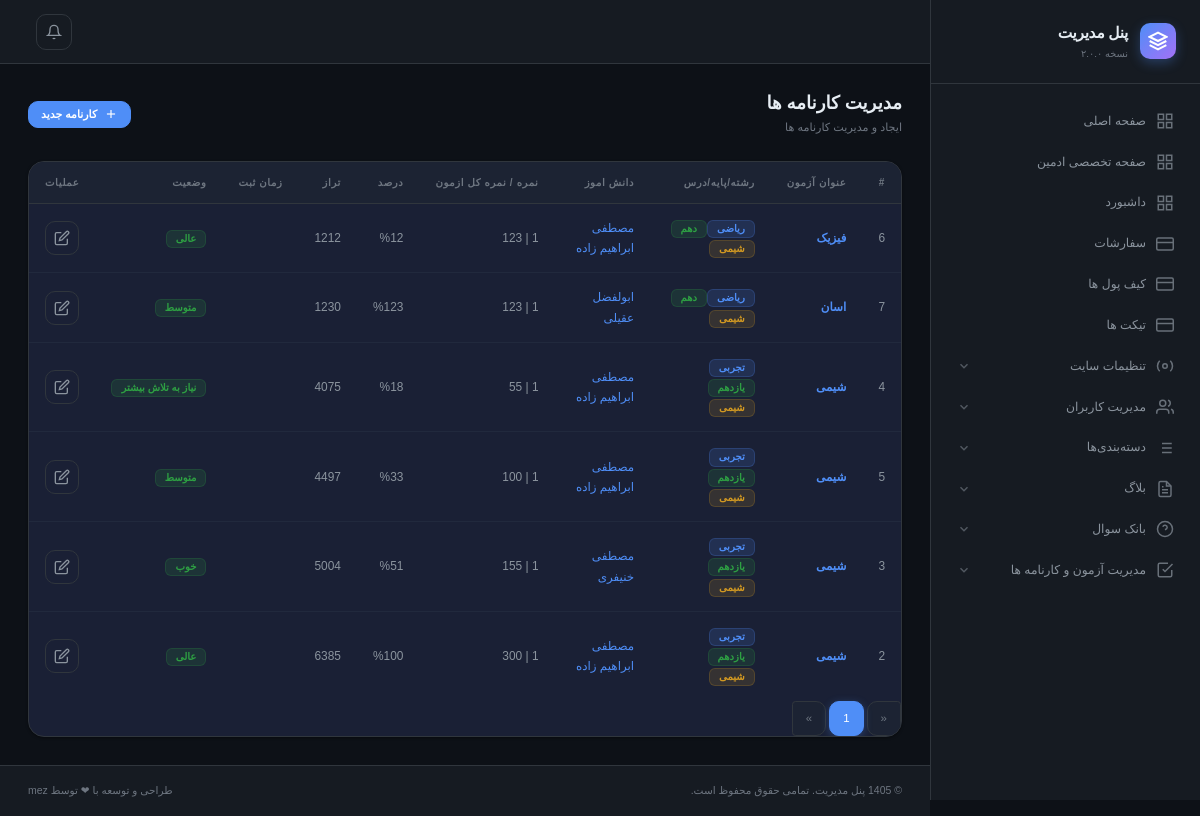
Screenshot of /admin-panel/reports/ (signed in) with the database file from the repository.
### report/models.py (models this page shows, shortened)
class Report(models.Model):
    class ReportStatus(models.TextChoices):
        not_corrected = 'تصحیح نشده', 'تصحیح نشده'
        weak = 'نیاز به تلاش بیشتر', 'نیاز به تلاش بیشتر'
        average = 'متوسط', 'متوسط'
        good = 'خوب', 'خوب'
        excellent = 'عالی', 'عالی'
    user = models.ForeignKey(User, on_delete=models.PROTECT, verbose_name='کاربر', related_name='reports',  db_index=True)
    quiz = models.ForeignKey(Quiz, on_delete=models.PROTECT, verbose_name='ازمون', related_name='reports',  db_index=True)
    grade =  models.ForeignKey(GradeCategories,null=True, blank=True, related_name='reports', on_delete=models.PROTECT, verbose_name='پایه',  db_index=True)
    major =  models.ForeignKey(MajorCategories,null=True, blank=True, related_name='reports', on_delete=models.PROTECT, verbose_name='رشته تحصیلی',  db_index=True)
    lession =  models.ForeignKey(LessionCategories,null=True, blank=True, related_name='reports', on_delete=models.PROTECT, verbose_name='درس',  db_index=True)
    score = models.PositiveIntegerField(verbose_name='نمره')
    percent = models.PositiveIntegerField(verbose_name='درصد')
    teraze = models.PositiveIntegerField(verbose_name='تراز', default=0)
    order = models.PositiveIntegerField(verbose_name='رتبه', default=0)
    status = models.CharField(max_length=100, choices=ReportStatus.choices, verbose_name='وضعیت عملکردی', default=ReportStatus.not_corrected)
    created_at = models.DateTimeField(auto_now_add=True) # time to answer
    class Meta:
        ordering = ['-order']
        verbose_name = 'کارنامه '
        verbose_name_plural = 'کارنامه ها'
        unique_together = ('quiz', 'user')

### quiz/models.py (models this page shows, shortened)
class Quiz(models.Model):
    class QuizStatus(models.TextChoices):
        ALL_STATUS = 'همه وضعیت ها ', 'همه وضعیت ها '
        WAITING_START = 'در انتظار شروع', 'در انتظار شروع'
        STARTED = 'شروع شده', 'شروع شده'
        WAITING_END = 'در انتظار پایان', 'در انتظار پایان'
        FINISHED = 'پایان یافته', 'پایان یافته'
        WAITING_CORRECTION = 'در انتظار تصحیح', 'در انتظار تصحیح'
        CORRECTED = 'تصحیح شده', 'تصحیح شده'
        RESULTS_PUBLISHED = 'اعلام نتایج', 'اعلام نتایج'
        DEACTIVATED = 'غیرفعال', 'غیرفعال'
        CANCELED = 'کنسل شده', 'کنسل شده'
    name = models.CharField(verbose_name='عنوان', max_length=255 )
    section = models.CharField(verbose_name='مبحث', max_length=255 )
    province =  models.CharField(max_length=255, verbose_name=' نام استان محل برگذاری')
    city =  models.CharField(max_length=255, verbose_name='نام شهر محل برگذاری')
    type_of_quiz =  models.CharField(max_length=255, verbose_name='محل و نحوه برگذاری')
    price = models.PositiveBigIntegerField(default=0, verbose_name='هزینه')
    corrected_price = models.PositiveBigIntegerField(default=0, verbose_name='هزینه تصحیح به ازای هر پاسخ نامه')
    time_minutes = models.PositiveIntegerField(default=0, verbose_name='(دقیقه) تایمر')
    create_at = models.DateTimeField(auto_now_add=True, verbose_name='زمان ساخت')
    start_at = models.DateTimeField(verbose_name='زمان برگذاری')
    stop_at = models.DateTimeField(verbose_name='زمان پایان')
    last_enter = models.DateTimeField(verbose_name='اخرین زمان ورود')
    corrected_at = models.DateTimeField(verbose_name='زمان تصحیح', null=True, blank=True)
    max_score = models.PositiveSmallIntegerField(verbose_name='حداکثر نمره', default=100)
    score = models.PositiveSmallIntegerField(verbose_name='ضریب', default=1)
    capacity = models.PositiveSmallIntegerField(verbose_name='ظرفیت', default=1)
    filled_capacity = models.PositiveSmallIntegerField(verbose_name=' ظرفیت پر شده', default=0)
    is_online = models.BooleanField(default=True, verbose_name='انلاین')
    allow_return_to_questions = models.BooleanField(default=True, verbose_name='برگشتن به عقب')
    allow_to_edit_anwerd_by_sanatorium = models.BooleanField(default=True, verbose_name='اجازه به ویرایش پاسخ بعد از تصحصح توسط مصحح')
    change_the_order = models.BooleanField(default=True, verbose_name=' عوض کردن ترتیب سوالات')
    allow_to_edit_the_answered_questions = models.BooleanField(default=True, verbose_name='امکان ویرایش سوالات پاسخ داده شده')
    have_negetive_score = models.BooleanField(default=True, verbose_name='دارای نمره منفی')
    start_set_report = models.BooleanField(default=False, verbose_name='شروع به تصحیح')
    is_active = models.BooleanField(default=True, verbose_name='فعال')
    status = models.CharField(verbose_name='وضعیت', choices=QuizStatus, default=QuizStatus.WAITING_START, max_length=55, null=True, blank=True)
    student = models.ManyToManyField(User, null=True, blank=True, related_name='quiz_student', verbose_name='دانش اموز', db_index=True)
    sanatorium = models.ManyToManyField(User, related_name='quiz_sanatorium', verbose_name='مصحح', db_index=True)
    grade =  models.ForeignKey(GradeCategories, related_name='quiz', on_delete=models.PROTECT, verbose_name='پایه', db_index=True)
    major =  models.ForeignKey(MajorCategories, related_name='quiz', on_delete=models.PROTECT, verbose_name='رشته تحصیلی', db_index=True)
    lession =  models.ForeignKey(LessionCategories, related_name='quiz', on_delete=models.PROTECT, verbose_name='درس', db_index=True)
    description = CKEditor5Field()
    class Meta:
        ordering = ['-pk']
        verbose_name = 'ازمون'
        verbose_name_plural = 'ازمون ها'

class LessionCategories(models.Model):
    order = models.PositiveIntegerField(default=1, verbose_name='ترتیب')
    name = models.CharField( max_length=255, verbose_name='نام درس ')
    is_active = models.BooleanField(default=True, verbose_name='فعال')
    class Meta:
        ordering = ['-order']
        verbose_name = 'درس '
        verbose_name_plural = 'دروس'

### user/models.py (models this page shows, shortened)
class MajorCategories(models.Model):
    order = models.PositiveIntegerField(default=1, verbose_name='ترتیب')
    name = models.CharField( max_length=255, verbose_name='نام رشته')
    is_active = models.BooleanField(default=True, verbose_name='فعال')
    class Meta:
        ordering = ['-order']
        verbose_name = 'رشته '
        verbose_name_plural = 'رشته ها'

class GradeCategories(models.Model):
    order = models.PositiveIntegerField(default=1, verbose_name='ترتیب')
    name = models.CharField( max_length=255, verbose_name='نام پایه')
    is_active = models.BooleanField(default=True, verbose_name='فعال')
    class Meta:
        ordering = ['-order']
        verbose_name = 'پایه'
        verbose_name_plural = 'پایه ها'

class User(AbstractUser):
    class GenderOfUser(models.TextChoices):
        MALE = "M", 'مذکر'
        FELMALE = "F", "مونث"
    class TypeOfUser(models.TextChoices):
        REGULAR = "R", 'دانش اموز'
        SANATORUM = "S", "مصحح"
        ADMIN = "A", "ادمین"
    father_name =  models.CharField(max_length=255, verbose_name='نام پدر', null=True)
    gender = models.CharField(max_length=255, choices=GenderOfUser, verbose_name="جنسیت")
    PhoneNumber = PhoneNumberField(unique=True, verbose_name="شماره",  db_index=True)
    national_id = models.CharField(max_length=255, verbose_name='کد ملی', null=True)
    province =  models.CharField(max_length=255, verbose_name='نام استان', null=True)
    city =  models.CharField(max_length=255, verbose_name='نام شهر', null=True)
    school =  models.CharField(max_length=255, verbose_name='نام مدرسه', null=True)
    grade =  models.ForeignKey(GradeCategories, related_name='users', null=True, on_delete=models.PROTECT, verbose_name='پایه',  db_index=True)
    major =  models.ForeignKey(MajorCategories, related_name='users', null=True, on_delete=models.PROTECT, verbose_name='رشته تحصیلی',  db_index=True)
    birth = models.DateTimeField(verbose_name='تاریخ تولد', null=True)
    private_code =  models.CharField(max_length=1000, verbose_name='کد مخفی کاربر', null=True, blank=True)
    otp = models.CharField(max_length=6, blank=True, null=True, verbose_name="کد otp")
    login_temp = models.PositiveSmallIntegerField(default=0, verbose_name="دفعات ورود")
    otp_expiry_date = models.DateTimeField(null=True, blank=True, verbose_name="تاریخ انقضای ")
    type_of_user = models.CharField(max_length=255, choices=TypeOfUser, verbose_name='نوع کاربر', default=TypeOfUser.REGULAR)
    is_verified = models.BooleanField(default=True, verbose_name='تایید شماره همراه')
    USERNAME_FIELD = "PhoneNumber"
    username = None
    objects = UserManager()
    class Meta:
        verbose_name = 'کاربر'
        verbose_name_plural = 'کاربران'

### admin_panel/views/reports.py (the view)
# urls.py: path('reports/', views.reports.ReportListView.as_view(), name='report-list'),
class ReportListView(AdminPermissionRequire, ListView):
    context_object_name = 'items'
    template_name = 'admin-panel/reports/list.html'
    paginate_by = 100
    def get_queryset(self):
        query = Report.objects
        if quiz_id:= self.kwargs.get('quiz_id'):
            query = query.filter(quiz__id=quiz_id)
        return query.prefetch_related('user', 'quiz', 'grade', 'major', 'lession').all()

### admin_panel/mixins.py (called while the page is built)
    def dispatch(self, request, *args, **kwargs):
        response = super().dispatch(request, *args, **kwargs)
        if request.user.is_superuser :
            return response
        else:
            raise Http404()

### template/admin-panel/reports/list.html
{% extends "admin-panel/base/base.html" %}
{% load jalali_tags %}
{% load tdc %}
{% block main %}
  <main class="page-content">
    <div class="page-header">
      <div class="page-header-info">
        <h1>مدیریت کارنامه ها</h1>
        <p>ایجاد و مدیریت کارنامه ها </p>
      </div>
      <div class="page-header-actions">
        <a href="{% url 'admin-panel:report-create' %}" class="btn btn-primary btn-sm">
          <svg viewBox="0 0 24 24" fill="none" stroke="currentColor" stroke-width="2"><line x1="12" y1="5" x2="12" y2="19"/><line x1="5" y1="12" x2="19" y2="12"/></svg>
          کارنامه جدید
        </a>
      </div>
    </div>
    <div class="card">
      <div class="table-responsive">
        <table class="table" id="mainTable">
          <thead>
            <tr>
              <th>#</th>
              <th>عنوان آزمون</th>
              <th>رشته/پایه/درس</th>
              <th>دانش اموز</th>
              <th>نمره / نمره کل ازمون</th>
              <th>درصد</th>
              <th>تراز</th>
              <th>زمان ثبت</th>
              <th>وضعیت</th>
              <th>عملیات</th>
            </tr>
          </thead>
          <tbody>
            {% for item in items %}
            <tr>
              <td>{{item.pk}}</td>
              <td><div class="fw-semibold" style="color:var(--text-primary)"><a href="{% url 'admin-panel:quiz-update' item.quiz.id %}">{{item.quiz.name}}</a></div></td>
              <td><span class="badge badge-primary" >{{item.major.name}}</span><span class="badge badge-success" >{{item.grade.name}}</span><span class="badge badge-warning" >{{item.lession.name}}</span></td>
              <td><a href="{% url 'admin-panel:user-update' item.user.id %}">{{item.user.get_full_name|default:item.user}}</a></td>
              <td>{{item.quiz.score}} | {{item.score}}</td>
              <td>%{{item.percent}}</td>
              <td><div >{{item.teraze}}</div></td>
              <td>{{item.create_at|to_jalali}}</td>
              <td><span class="badge badge-success">{{ item.status }}</span></td>
              <td>
                <div class="d-flex gap-1">
                  <a href="{% url 'admin-panel:report-update' item.id %}" class="btn btn-icon btn-outline-secondary" title="ویرایش">
                    <svg viewBox="0 0 24 24" fill="none" stroke="currentColor" stroke-width="2"><path d="M11 4H4a2 2 0 0 0-2 2v14a2 2 0 0 0 2 2h14a2 2 0 0 0 2-2v-7"/><path d="M18.5 2.5a2.121 2.121 0 0 1 3 3L12 15l-4 1 1-4 9.5-9.5z"/></svg>
                  </a>
                </div>
              </td>
            </tr>
            {% endfor %}
          </tbody>
        </table>
      </div>
      <div class="table-footer">
         <nav>
          <ul class="pagination pagination-sm mb-0">
           {% if page_obj.has_previous %}
      <li class="page-item">
        <a class="page-link" href="?page={{ page_obj.previous_page_number }}" aria-label="Previous">
          <span aria-hidden="true">«</span>
        </a>
      </li>
    {% else %}
      <li class="page-item disabled">
        <a class="page-link" href="#" tabindex="-1" aria-disabled="true">«</a>
      </li>
    {% endif %}
    {% for num in page_obj.paginator.page_range %}
      {% if page_obj.number == num %}
        <li class="page-item active"><a class="page-link" href="#">{{ num }}</a></li>
      {% elif num > page_obj.number|add:'-3' and num < page_obj.number|add:'3' %}
        <li class="page-item"><a class="page-link" href="?page={{ num }}">{{ num }}</a></li>
      {% elif num == page_obj.paginator.page_range.start or num == page_obj.paginator.page_range.end %}
        <li class="page-item"><a class="page-link" href="?page={{ num }}">{{ num }}</a></li>
      {% elif num == page_obj.number|add:'-3' or num == page_obj.number|add:'3' %}
        <li class="page-item disabled"><a class="page-link" href="#">...</a></li>
      {% endif %}
    {% endfor %}
    {% if page_obj.has_next %}
      <li class="page-item">
        <a class="page-link" href="?page={{ page_obj.next_page_number }}" aria-label="Next">
          <span aria-hidden="true">»</span>
        </a>
      </li>
    {% else %}
      <li class="page-item disabled">
        <a class="page-link" href="#" tabindex="-1" aria-disabled="true">»</a>
      </li>
    {% endif %}
          </ul>
        </nav>
      </div>
    </div>
  </main>
{% endblock main %}

### rows the page displays
Report: pk "6", quiz.name "فیزیک", major.name "ریاضی", grade.name "دهم", lession.name "شیمی", user.get_full_name "مصطفی ابراهیم زاده", score "123", percent "12", teraze "1212", status "عالی"
Report: pk "7", quiz.name "اسان", major.name "ریاضی", grade.name "دهم", lession.name "شیمی", user.get_full_name "ابولفضل عقیلی", score "123", percent "123", teraze "1230", status "متوسط"
Report: pk "4", quiz.name "شیمی", major.name "تجربی", grade.name "یازدهم", lession.name "شیمی", user.get_full_name "مصطفی ابراهیم زاده", score "55", percent "18", teraze "4075", status "نیاز به تلاش بیشتر"
Report: pk "5", quiz.name "شیمی", major.name "تجربی", grade.name "یازدهم", lession.name "شیمی", user.get_full_name "مصطفی ابراهیم زاده", score "100", percent "33", teraze "4497", status "متوسط"
Report: pk "3", quiz.name "شیمی", major.name "تجربی", grade.name "یازدهم", lession.name "شیمی", user.get_full_name "مصطفی خنیفری", score "155", percent "51", teraze "5004", status "خوب"
Report: pk "2", quiz.name "شیمی", major.name "تجربی", grade.name "یازدهم", lession.name "شیمی", user.get_full_name "مصطفی ابراهیم زاده", score "300", percent "100", teraze "6385", status "عالی"

### other values shown
{{ num }} "1"
